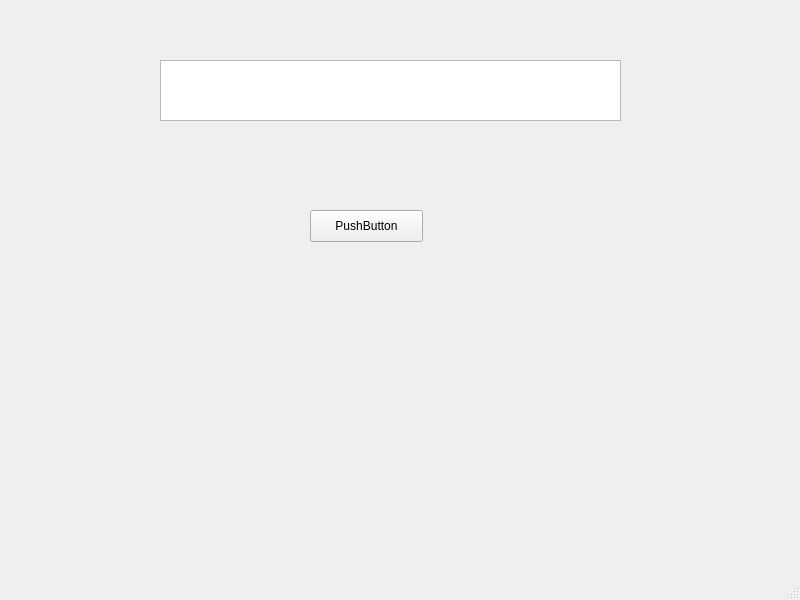
<?xml version="1.0" encoding="UTF-8"?>
<ui version="4.0">
 <class>MainWindow</class>
 <widget class="QMainWindow" name="MainWindow">
  <property name="geometry">
   <rect>
    <x>0</x>
    <y>0</y>
    <width>800</width>
    <height>600</height>
   </rect>
  </property>
  <property name="windowTitle">
   <string>MainWindow</string>
  </property>
  <widget class="QWidget" name="centralwidget">
   <widget class="QPushButton" name="pushButton">
    <property name="geometry">
     <rect>
      <x>310</x>
      <y>210</y>
      <width>113</width>
      <height>32</height>
     </rect>
    </property>
    <property name="text">
     <string>PushButton</string>
    </property>
   </widget>
   <widget class="QTextEdit" name="textEdit">
    <property name="geometry">
     <rect>
      <x>160</x>
      <y>60</y>
      <width>461</width>
      <height>61</height>
     </rect>
    </property>
   </widget>
  </widget>
  <widget class="QMenuBar" name="menubar">
   <property name="geometry">
    <rect>
     <x>0</x>
     <y>0</y>
     <width>800</width>
     <height>24</height>
    </rect>
   </property>
  </widget>
  <widget class="QStatusBar" name="statusbar"/>
 </widget>
 <resources/>
 <connections/>
</ui>
